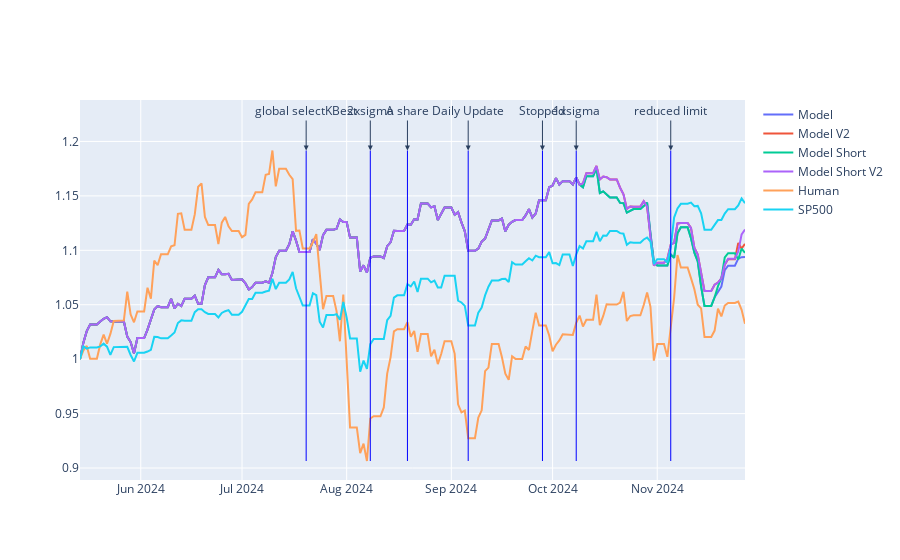

Notebook source saved alongside this figure:
### Code cell
# use plotly to plot the curve of the three assets
import plotly.graph_objects as go

fig = go.Figure()
date_list = log_return.index.tolist()
date_list.insert(0, pd.Timestamp('2024-05-14'))

fig.add_trace(go.Scatter(x=date_list, y=cur_asset_model_hist, mode='lines', name='Model'))
fig.add_trace(go.Scatter(x=date_list, y=cur_asset_model_v2_hist, mode='lines', name='Model V2'))
fig.add_trace(go.Scatter(x=date_list, y=cur_asset_model_short_hist, mode='lines', name='Model Short'))
fig.add_trace(go.Scatter(x=date_list, y=cur_asset_model_short_v2_hist, mode='lines', name='Model Short V2'))
fig.add_trace(go.Scatter(x=date_list, y=cur_asset_human_hist, mode='lines', name='Human'))
fig.add_trace(go.Scatter(x=date_list, y=cur_asset_sp500_hist, mode='lines', name='SP500'))

add_vertical_line(fig, '2024-07-20', 'global selectKBest', cur_asset_model_hist, cur_asset_human_hist, cur_asset_sp500_hist)
add_vertical_line(fig, '2024-08-08', '2xsigma', cur_asset_model_hist, cur_asset_human_hist, cur_asset_sp500_hist)
add_vertical_line(fig, '2024-08-19', 'A share', cur_asset_model_hist, cur_asset_human_hist, cur_asset_sp500_hist)
add_vertical_line(fig, '2024-09-06', 'Daily Update', cur_asset_model_hist, cur_asset_human_hist, cur_asset_sp500_hist)
add_vertical_line(fig, '2024-09-28', 'Stopped', cur_asset_model_hist, cur_asset_human_hist, cur_asset_sp500_hist)
add_vertical_line(fig, '2024-10-08', '1xsigma', cur_asset_model_hist, cur_asset_human_hist, cur_asset_sp500_hist)
add_vertical_line(fig, '2024-11-05', 'reduced limit', cur_asset_model_hist, cur_asset_human_hist, cur_asset_sp500_hist)
fig.show()

### Figure 1 — Plotly figure (JSON) as saved in the notebook; plotly's stock layout.template omitted (floating-point values rounded to 4 significant figures; data arrays with more than 128 entries replaced by an {"elided": "..."} marker saying what was removed)
{"data": [{"mode": "lines", "name": "Model", "type": "scatter", "x": {"elided": "198 str values"}, "y": {"elided": "198 float values"}}, {"mode": "lines", "name": "Model V2", "type": "scatter", "x": {"elided": "198 str values"}, "y": {"elided": "198 float values"}}, {"mode": "lines", "name": "Model Short", "type": "scatter", "x": {"elided": "198 str values"}, "y": {"elided": "198 float values"}}, {"mode": "lines", "name": "Model Short V2", "type": "scatter", "x": {"elided": "198 str values"}, "y": {"elided": "198 float values"}}, {"mode": "lines", "name": "Human", "type": "scatter", "x": {"elided": "198 str values"}, "y": {"elided": "198 float values"}}, {"mode": "lines", "name": "SP500", "type": "scatter", "x": {"elided": "198 str values"}, "y": {"elided": "198 float values"}}], "layout": {"annotations": [{"arrowhead": 2, "ax": 0, "ay": -40, "showarrow": true, "text": "global selectKBest", "x": "2024-07-20", "y": 1.192}, {"arrowhead": 2, "ax": 0, "ay": -40, "showarrow": true, "text": "2xsigma", "x": "2024-08-08", "y": 1.192}, {"arrowhead": 2, "ax": 0, "ay": -40, "showarrow": true, "text": "A share", "x": "2024-08-19", "y": 1.192}, {"arrowhead": 2, "ax": 0, "ay": -40, "showarrow": true, "text": "Daily Update", "x": "2024-09-06", "y": 1.192}, {"arrowhead": 2, "ax": 0, "ay": -40, "showarrow": true, "text": "Stopped", "x": "2024-09-28", "y": 1.192}, {"arrowhead": 2, "ax": 0, "ay": -40, "showarrow": true, "text": "1xsigma", "x": "2024-10-08", "y": 1.192}, {"arrowhead": 2, "ax": 0, "ay": -40, "showarrow": true, "text": "reduced limit", "x": "2024-11-05", "y": 1.192}], "shapes": [{"line": {"color": "blue", "width": 1}, "type": "line", "x0": "2024-07-20", "x1": "2024-07-20", "y0": 0.9065, "y1": 1.192}, {"line": {"color": "blue", "width": 1}, "type": "line", "x0": "2024-08-08", "x1": "2024-08-08", "y0": 0.9065, "y1": 1.192}, {"line": {"color": "blue", "width": 1}, "type": "line", "x0": "2024-08-19", "x1": "2024-08-19", "y0": 0.9065, "y1": 1.192}, {"line": {"color": "blue", "width": 1}, "type": "line", "x0": "2024-09-06", "x1": "2024-09-06", "y0": 0.9065, "y1": 1.192}, {"line": {"color": "blue", "width": 1}, "type": "line", "x0": "2024-09-28", "x1": "2024-09-28", "y0": 0.9065, "y1": 1.192}, {"line": {"color": "blue", "width": 1}, "type": "line", "x0": "2024-10-08", "x1": "2024-10-08", "y0": 0.9065, "y1": 1.192}, {"line": {"color": "blue", "width": 1}, "type": "line", "x0": "2024-11-05", "x1": "2024-11-05", "y0": 0.9065, "y1": 1.192}]}}
